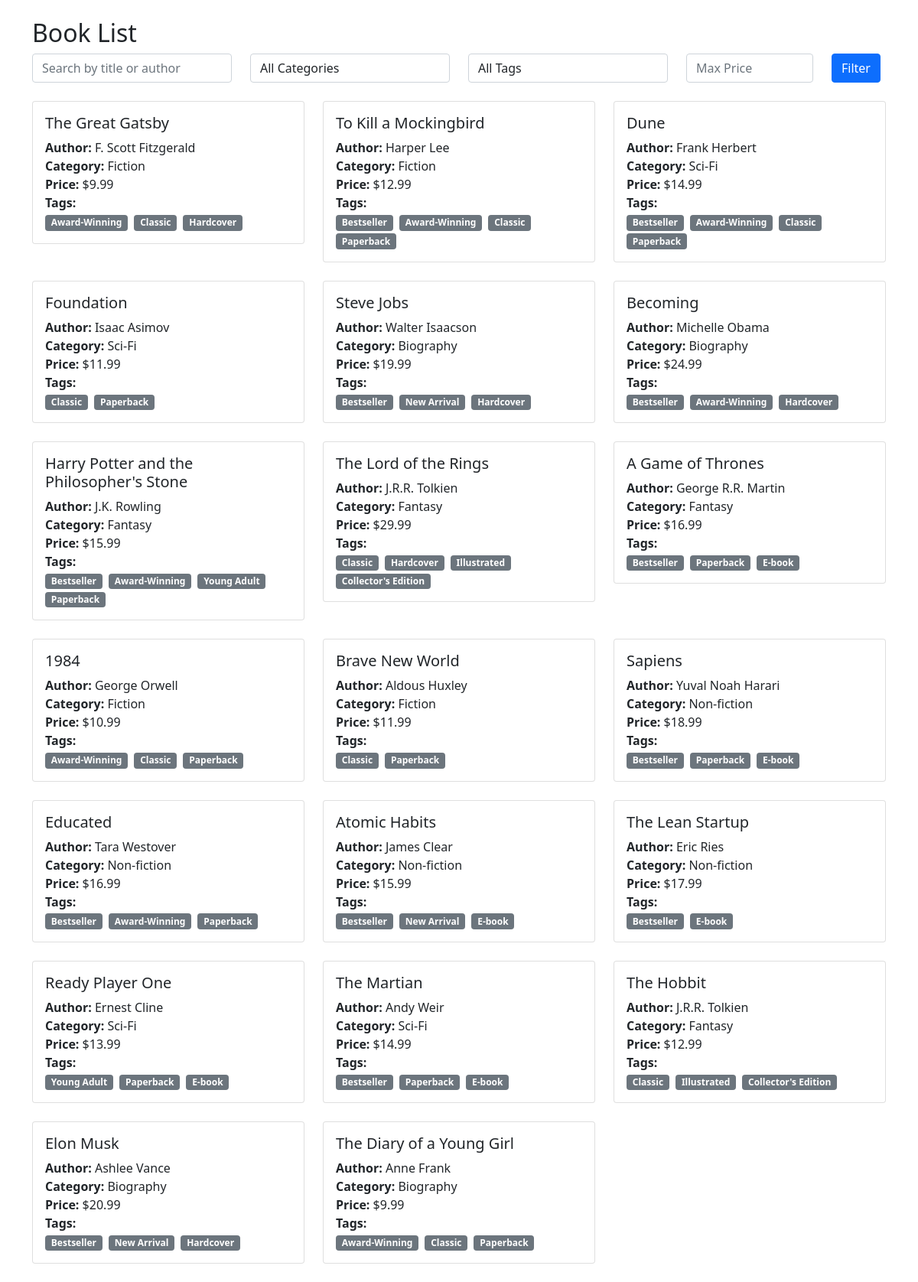
The page / on the database its author committed.
### myapp/models.py (models this page shows, shortened)
class Book(models.Model):
    title = models.CharField(max_length=200)
    author = models.CharField(max_length=100)
    price = models.DecimalField(max_digits=10, decimal_places=2, validators=[MinValueValidator(0)])
    category = models.ForeignKey(Category, on_delete=models.CASCADE, related_name='books')
    tags = models.ManyToManyField(Tag, through='BookTag')

class Category(models.Model):
    name = models.CharField(max_length=100, unique=True)
    class Meta:
        verbose_name_plural = "Categories"

class Tag(models.Model):
    name = models.CharField(max_length=50, unique=True)

### myapp/views.py (the view)
# urls.py: path('', views.BookListView.as_view(), name='book_list'),
class BookListView(ListView):
    model = Book
    template_name = 'book_list.html'
    context_object_name = 'books'
    def get_queryset(self):
        books = Book.objects.all()
        search = self.request.GET.get('search', '')
        category = self.request.GET.get('category', '')
        tag = self.request.GET.get('tag', '')
        max_price = self.request.GET.get('price_max', '')
        if search:
            books = books.filter(
                Q(title__icontains=search) |
                Q(author__icontains=search)
            )
        if category:
            books = books.filter(category__name=category)
        if tag:
            books = books.filter(tags__name=tag)
        if max_price:
            try:
                books = books.filter(price__lte=float(max_price))
            except ValueError:
                pass
        return books
    def get_context_data(self, **kwargs: Any) -> Dict[str, Any]:
        context = super().get_context_data(**kwargs)
        context.update({
            'categories': Category.objects.all(),
            'tags': Tag.objects.all(),
            'search_query': self.request.GET.get('search', ''),
            'category_filter': self.request.GET.get('category', ''),
            'tag_filter': self.request.GET.get('tag', ''),
            'price_max': self.request.GET.get('price_max', ''),
        })
        return context

### myapp/templates/book_list.html (shortened to what this page needs)
{% extends 'base.html' %}
{% block content %}
<div class="container mt-4">
    <h2>Book List</h2>
    <form method="get" class="mb-4">
        <div class="row">
            <div class="col-md-3">
                <input type="text" name="search" class="form-control" placeholder="Search by title or author" value="{{ search_query }}">
            </div>
            <div class="col-md-3">
                <select name="category" class="form-control">
                    <option value="">All Categories</option>
                </select>
            </div>
            <div class="col-md-3">
                <select name="tag" class="form-control">
                    <option value="">All Tags</option>
                </select>
            </div>
            <div class="col-md-2">
                <input type="number" name="price_max" class="form-control" placeholder="Max Price" value="{{ price_max }}">
            </div>
            <div class="col-md-1">
                <button type="submit" class="btn btn-primary">Filter</button>
            </div>
        </div>
    </form>
    <div class="row">
        {% for book in books %}
        <div class="col-md-4 mb-4">
            <div class="card">
                <div class="card-body">
                    <h5 class="card-title">{{ book.title }}</h5>
                    <p class="card-text">
                        <strong>Author:</strong> {{ book.author }}<br>
                        <strong>Category:</strong> {{ book.category.name }}<br>
                        <strong>Price:</strong> ${{ book.price }}<br>
                        <strong>Tags:</strong><br>
                        {% for tag in book.tags.all %}
                            <span class="badge bg-secondary me-1">{{ tag.name }}</span>
                        {% endfor %}
                    </p>
                </div>
            </div>
        </div>
        {% empty %}
        <div class="col-12">
            <p>No books found matching your criteria.</p>
        </div>
        {% endfor %}
    </div>
</div>
{% endblock %}

### myapp/templates/base.html (shortened to what this page needs)
<!DOCTYPE html>
<html>
  <head>
    <link
      href="https://cdn.jsdelivr.net/npm/bootstrap@5.1.3/dist/css/bootstrap.min.css"
      rel="stylesheet"
    />
  </head>
  <body>
    {% block content %} {% endblock %}
  </body>
</html>

### rows shown on the page
Book: title "The Great Gatsby", author "F. Scott Fitzgerald", category.name "Fiction", price "9.99"
Tag: name "Award-Winning"
Tag: name "Classic"
Tag: name "Hardcover"
Book: title "To Kill a Mockingbird", author "Harper Lee", category.name "Fiction", price "12.99"
Tag: name "Bestseller"
Tag: name "Paperback"
Book: title "Dune", author "Frank Herbert", category.name "Sci-Fi", price "14.99"
Book: title "Foundation", author "Isaac Asimov", category.name "Sci-Fi", price "11.99"
Book: title "Steve Jobs", author "Walter Isaacson", category.name "Biography", price "19.99"
Tag: name "New Arrival"
Book: title "Becoming", author "Michelle Obama", category.name "Biography", price "24.99"
Book: title "Harry Potter and the Philosopher's Stone", author "J.K. Rowling", category.name "Fantasy", price "15.99"
Tag: name "Young Adult"
Book: title "The Lord of the Rings", author "J.R.R. Tolkien", category.name "Fantasy", price "29.99"
Tag: name "Illustrated"
Tag: name "Collector's Edition"
Book: title "A Game of Thrones", author "George R.R. Martin", category.name "Fantasy", price "16.99"
Tag: name "E-book"
Book: title "1984", author "George Orwell", category.name "Fiction", price "10.99"
Book: title "Brave New World", author "Aldous Huxley", category.name "Fiction", price "11.99"
Book: title "Sapiens", author "Yuval Noah Harari", category.name "Non-fiction", price "18.99"
Book: title "Educated", author "Tara Westover", category.name "Non-fiction", price "16.99"
Book: title "Atomic Habits", author "James Clear", category.name "Non-fiction", price "15.99"
Book: title "The Lean Startup", author "Eric Ries", category.name "Non-fiction", price "17.99"
Book: title "Ready Player One", author "Ernest Cline", category.name "Sci-Fi", price "13.99"
Book: title "The Martian", author "Andy Weir", category.name "Sci-Fi", price "14.99"
Book: title "The Hobbit", author "J.R.R. Tolkien", category.name "Fantasy", price "12.99"
Book: title "Elon Musk", author "Ashlee Vance", category.name "Biography", price "20.99"
Book: title "The Diary of a Young Girl", author "Anne Frank", category.name "Biography", price "9.99"
